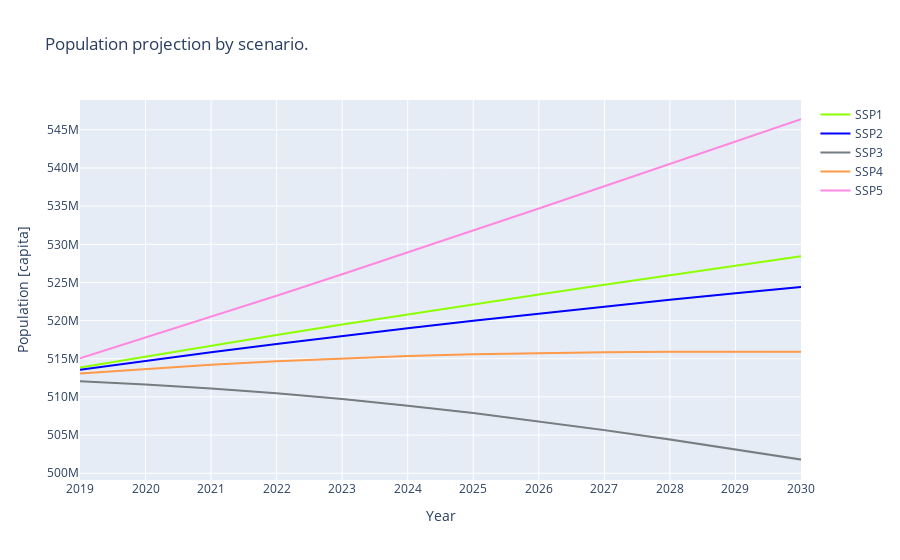
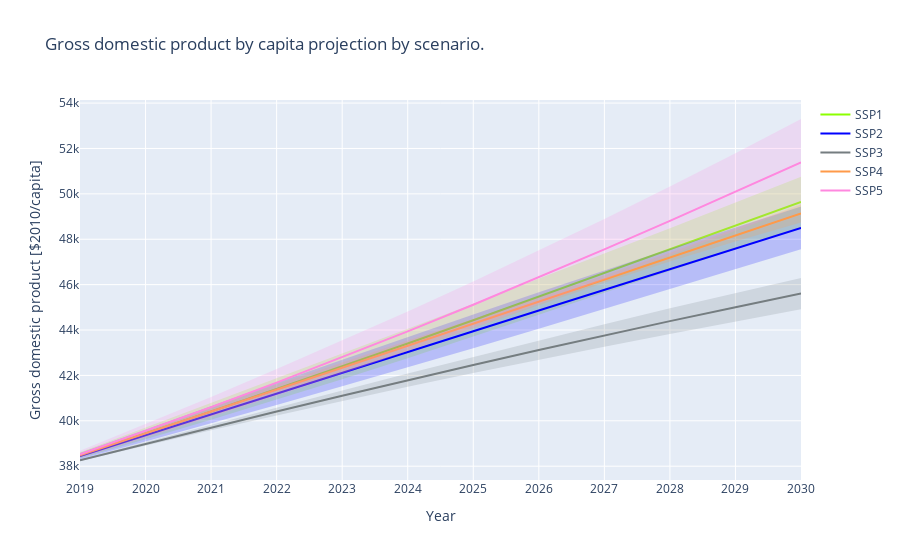
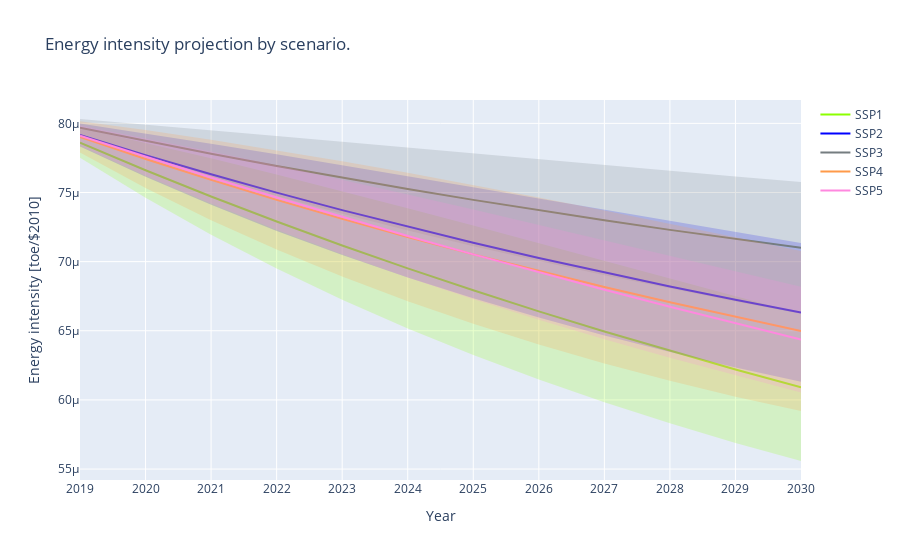
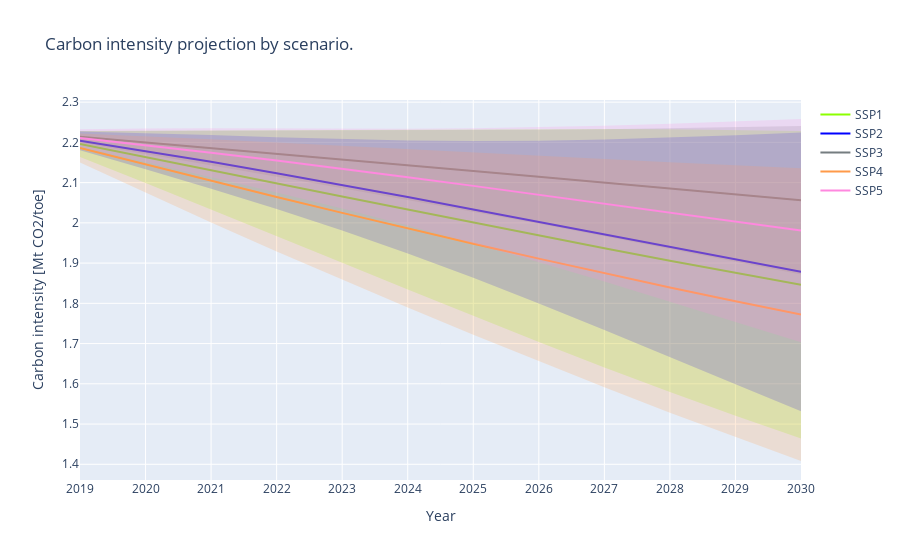

Source (notebook cell) for these figures, in order:
### Code cell
import pandas as pd
import numpy as np
import plotly.graph_objects as go

from_dir = "proj_values_EU28/"

pop = ['pop_SSP1.csv', 'pop_SSP2.csv', 'pop_SSP3.csv', 'pop_SSP4.csv', 'pop_SSP5.csv']
gdpc = ['gdp_cap_SSP1.csv', 'gdp_cap_SSP2.csv', 'gdp_cap_SSP3.csv', 'gdp_cap_SSP4.csv', 'gdp_cap_SSP5.csv']
ei = ['EnergyIntensity_SSP1.csv', 'EnergyIntensity_SSP2.csv', 'EnergyIntensity_SSP3.csv', 'EnergyIntensity_SSP4.csv',
      'EnergyIntensity_SSP5.csv']
ci = ['CarbonIntensity_SSP1.csv', 'CarbonIntensity_SSP2.csv', 'CarbonIntensity_SSP3.csv', 'CarbonIntensity_SSP4.csv',
      'CarbonIntensity_SSP5.csv']

vrs = [ci]
# , gdp, ei, ci]

dates = np.arange(2019, 2031)
dates_rev = dates[::-1]

def plot_var(var, title, yaxis_name, file_name):
    fig = go.Figure()
    name_sc = ['SSP1', 'SSP2', 'SSP3', 'SSP4', 'SSP5']
    colors = ['rgba(140, 255, 0, 1)', 'rgba(0, 0, 255, 1)', 'rgba(117, 125, 128, 1)', 'rgba(255, 154, 73, 1)', 'rgba(255, 136, 223, 1)']
    colors_fill = ['rgba(140, 255, 0, 0.2)', 'rgba(0, 0, 255, 0.2)', 'rgba(117, 125, 128, 0.2)', 'rgba(255, 154, 73, 0.2)', 'rgba(255, 136, 223, 0.2)']
    for file in np.arange(len(var)):
        df = pd.read_csv(from_dir + var[file], index_col=['Unnamed: 0'])
        m = df.mean()
        std = df.std()
        df = pd.DataFrame({'mean': m, 'std': std})
        
        y_upper = m+std
        y_lower = m-std
        y_lower = y_lower[::-1]
        
        
        fig.add_trace(go.Scatter(
            x=np.concatenate((dates,dates_rev)),
            y=np.concatenate((y_upper,y_lower)),
            fill='toself',
            fillcolor=colors_fill[file],
            line_color='rgba(0, 0, 0, 0)',
            showlegend=False,
            name=name_sc[file],
        ))
        fig.add_trace(go.Scatter(
            x=dates,
            y=m,
            line_color=colors[file],
            showlegend=True,
            name=name_sc[file],
        ))
        
    fig.update_layout(
        title=title,
        xaxis_title="Year",
        yaxis_title= yaxis_name,
        xaxis = dict(
            tickmode = 'linear',
            dtick = 1
        )
    )
    
    fig.update_traces(mode='lines')
    fig.write_image("proj_values_EU28/scenarios_plots/{}.png".format(file_name))
    fig.show()
    

plot_var(pop, 'Population projection by scenario.', 'Population [capita]', 'pop')
plot_var(gdpc, 'Gross domestic product by capita projection by scenario.', 'Gross domestic product [$2010/capita]', 'gdpc')
plot_var(ei, 'Energy intensity projection by scenario.', 'Energy intensity [toe/$2010]', 'ei')
plot_var(ci, 'Carbon intensity projection by scenario.', 'Carbon intensity [Mt CO2/toe]', 'ci')
